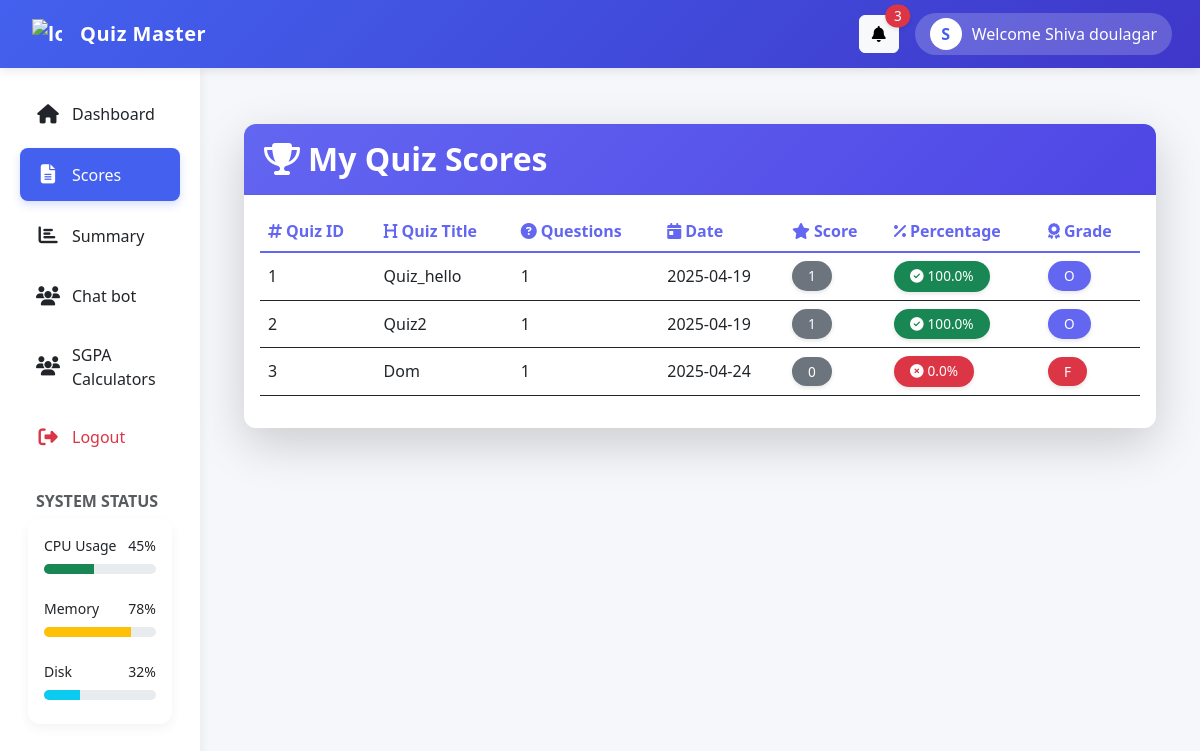
Before: /students/shivadoulager@gmail.com/scores (signed in) with the older database file.
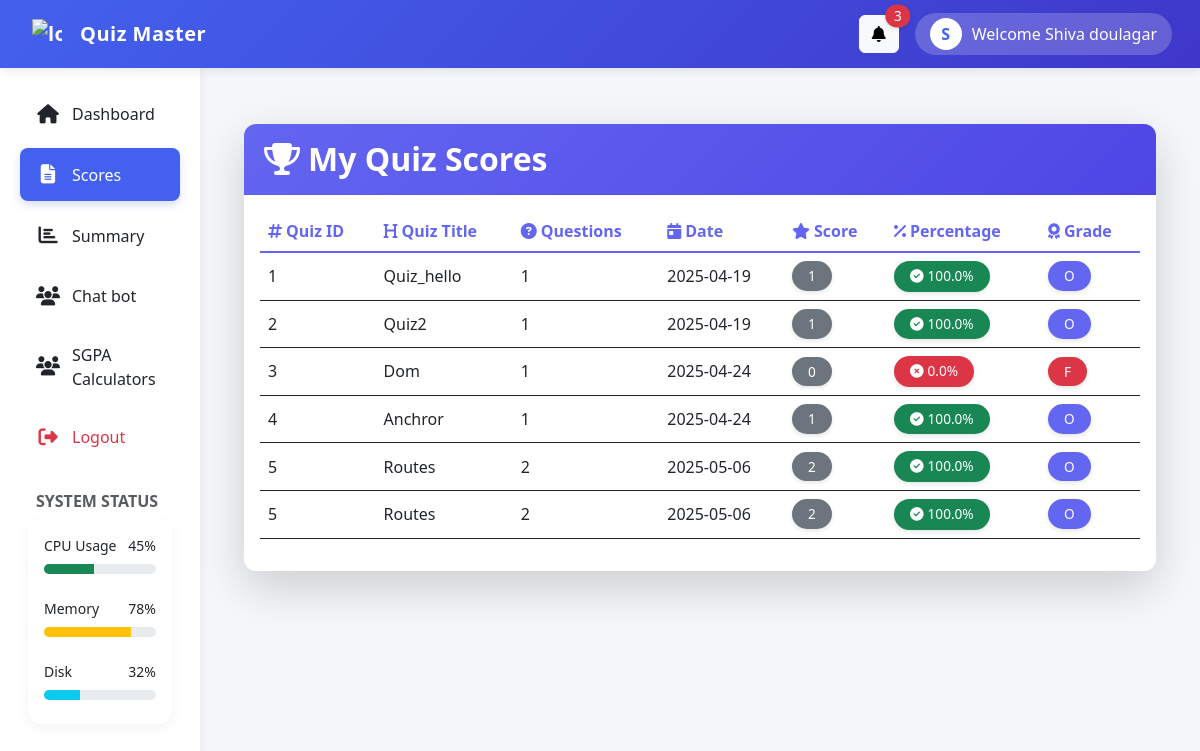
After: the same page with the newer database file.
### models.py (models this page shows, shortened)
class Users(db.Model):
    __tablename__ = 'users'
    id = db.Column(db.Integer, primary_key=True, autoincrement=True)
    mail = db.Column(db.String(50), nullable=False, unique=True)
    password = db.Column(db.String(50), nullable=False)
    fullname = db.Column(db.String(50), nullable=False)
    qualification = db.Column(db.String(50), nullable=False)
    dob = db.Column(db.DateTime, default=datetime.utcnow)

class Scores(db.Model):
    __tablename__ = 'scores'
    id = db.Column(db.Integer, primary_key=True, autoincrement=True)
    quiz_id = db.Column(db.Integer, db.ForeignKey('quiz.id'), nullable=False)
    user_id = db.Column(db.Integer, db.ForeignKey('users.id'), nullable=False)
    time = db.Column(db.DateTime, default=datetime.utcnow)
    total_score = db.Column(db.Integer, nullable=False)
    number_of_questions = db.Column(db.Integer, nullable=False)
    quiz = db.relationship('Quiz', backref='scores')
    user = db.relationship('Users', backref='scores')

class Quiz(db.Model):
    __tablename__ = 'quiz'
    id = db.Column(db.Integer, primary_key=True, autoincrement=True)
    chapter_id = db.Column(db.Integer, db.ForeignKey('chapters.id'), nullable=False)
    quiz_title = db.Column(db.String(50), nullable=False,default="Unnamed Quiz")
    date_of_quiz = db.Column(db.DateTime, default=datetime.utcnow)
    time_duration = db.Column(db.Integer, nullable=False)
    remarks = db.Column(db.String(255), nullable=True)
    chapter = db.relationship('Chapter', backref='quiz')

### students/students.py (the view)
@students_bp.route("/<mail>/scores")
def scores(mail):
    if "user" not in session or session["user"]["role"] != "student":
                flash("Access denied! Please log in as a student.")
                return redirect(url_for("signin"))
    try:
        db = sqlite3.connect("instance/quiz_master.db")
        cur = db.cursor()
        cur.execute(
            """
                SELECT scores.quiz_id,scores.total_score,number_of_questions,scores.time,quiz.quiz_title
                    FROM scores
                    JOIN users on users.id  = scores.user_id
                    JOIN quiz on quiz.id = scores.quiz_id
                    WHERE users.mail = ?
        """,
            (mail,),
        )
        data = cur.fetchall()
        name = user_name(mail)
        return render_template("scores.html", mail=mail, data=data,name = name[0],title = "Scores")
    except Exception as e:
        flash(f"Error:{e}")
        return redirect(url_for("student_dashboard", mail=mail))
    finally:
        if db is not None:
            db.close()

### app.py (called while the page is built)
@app.before_request
def session_timeout():
    session.permanent = True
    app.permanent_session_lifetime = timedelta(minutes=30)  # Set timeout duration

### students/students.py (called while the page is built)
def user_name(mail):
    db = None
    try:
        if "user" not in session or session["user"]["role"] != "student":
            flash("Access denied! Please log in as a student.")
            return redirect(url_for("signin"))
        db = sqlite3.connect("instance/quiz_master.db")
        cur = db.cursor()
        name = cur.execute(
                """
                SELECT fullname FROM users WHERE  mail = ?
            """,
                (mail,),
            ).fetchone()
        return name
    except Exception as e:
        print(e)
    finally:
        if db is not None:
            db.close()

### students/templates/scores.html (shortened to what this page needs)
{% extends "stu_dash.html" %}
{% block content %}
<div class="container py-4">
  <div class="card shadow-lg border-0 rounded-lg">
    <div class="card-header bg-gradient-purple text-white py-3">
      <h2 class="mb-0 fw-bold"><i class="fas fa-trophy me-2"></i>My Quiz Scores</h2>
    </div>
    <div class="card-body">
      <div class="table-responsive">
        <table class="table border-0 table-hover">
          <thead class="bg-light">
            <tr>
              <th scope="col" class="fw-bold text-purple"><i class="fas fa-hashtag me-1"></i>Quiz ID</th>
              <th scope="col" class="fw-bold text-purple"><i class="fas fa-heading me-1"></i>Quiz Title</th>
              <th scope="col" class="fw-bold text-purple non"><i class="fas fa-question-circle me-1"></i>Questions</th>
              <th scope="col" class="fw-bold text-purple non"><i class="fas fa-calendar-day me-1"></i>Date</th>
              <th scope="col" class="fw-bold text-purple"><i class="fas fa-star me-1"></i>Score</th>
              <th scope="col" class="fw-bold text-purple"><i class="fas fa-percent me-1"></i>Percentage</th>
              <th scope="col" class="fw-bold text-purple"><i class="fas fa-award me-1"></i>Grade</th>
            </tr>
          </thead>
          <tbody>
            {% for quiz in data %}
            <tr class="align-middle">
              <td class="fw-medium">{{quiz[0]}}</td>
              <td>{{quiz[4] | capitalize}}</td>
              <td class="non">{{quiz[2]}}</td>
              <td class="non">{{quiz[3][:10]}}</td>
              <td>
                <span class="badge bg-secondary px-3 py-2 rounded-pill fw-normal">
                  {{quiz[1]}}
                </span>
              </td>
              {% set score = quiz[1] | int %}
              {% set total = quiz[2] | int %}
              {% set percentage = (score / total * 100) | round(1) if total > 0 else 0 %}
              <td>
                {% if percentage >= 90 %}
                  <span class="badge bg-success px-3 py-2 rounded-pill fw-normal">
                    <i class="fas fa-check-circle me-1"></i>{{percentage}}%
                  </span>
                {% elif percentage >= 70 %}
                  <span class="badge bg-primary px-3 py-2 rounded-pill fw-normal">
                    <i class="fas fa-thumbs-up me-1"></i>{{percentage}}%
                  </span>
                {% elif percentage >= 50 %}
                  <span class="badge bg-warning px-3 py-2 rounded-pill fw-normal text-dark">
                    <i class="fas fa-exclamation-circle me-1"></i>{{percentage}}%
                  </span>
                {% else %}
                  <span class="badge bg-danger px-3 py-2 rounded-pill fw-normal">
                    <i class="fas fa-times-circle me-1"></i>{{percentage}}%
                  </span>
                {% endif %}
              </td>
              <td>
                {% if percentage >= 90 %}
                  <span class="badge bg-purple px-3 py-2 rounded-pill fw-normal">O</span>
                {% elif percentage >= 80 %}
                  <span class="badge bg-success px-3 py-2 rounded-pill fw-normal">A+</span>
                {% elif percentage >= 70 %}
                  <span class="badge bg-success px-3 py-2 rounded-pill fw-normal">A</span>
                {% elif percentage >= 60 %}
                  <span class="badge bg-primary px-3 py-2 rounded-pill fw-normal">B+</span>
                {% elif percentage >= 50 %}
                  <span class="badge bg-info px-3 py-2 rounded-pill fw-normal">B</span>
                {% elif percentage >= 40 %}
                  <span class="badge bg-warning px-3 py-2 rounded-pill fw-normal text-dark">C</span>
                {% else %}
                  <span class="badge bg-danger px-3 py-2 rounded-pill fw-normal">F</span>
                {% endif %}
              </td>
            </tr>
            {% endfor %}
          </tbody>
        </table>
      </div>
    </div>
  </div>
</div>
<link rel="stylesheet" href="https://cdnjs.cloudflare.com/ajax/libs/font-awesome/6.4.0/css/all.min.css">
{% endblock %}

### students/templates/stu_dash.html (shortened to what this page needs)
<!DOCTYPE html>
<html lang="en">
  <head>
    <link href="https://cdn.jsdelivr.net/npm/bootstrap@5.3.0-alpha1/dist/css/bootstrap.min.css" rel="stylesheet">
    <link rel="stylesheet" href="https://cdnjs.cloudflare.com/ajax/libs/font-awesome/6.4.0/css/all.min.css">
    <link rel="stylesheet" href="https://cdnjs.cloudflare.com/ajax/libs/animate.css/4.1.1/animate.min.css">
    <link rel="stylesheet" href="{{ url_for('admin.static', filename='css/style.css') }}">
  </head>
  <body>
    <nav class="navbar navbar-expand-lg sticky-top">
      <div class="container-fluid ps-3 gap-2">
        <div class="navbar-brand">
          <img src="{{url_for('static',filename='images/student.png')}}" alt="logo" width="30" class="d-inline-block align-text-top animate__animated animate__flipInY">
          <span class="ms-2">Quiz Master</span>
        </div>
        <div class="collapse navbar-collapse justify-content-end" id="navbarSupportedContent">
          <div class="dropdown me-3">
            <button class="btn btn-light position-relative" type="button" id="notificationsDropdown" data-bs-toggle="dropdown" aria-expanded="false">
              <i class="fas fa-bell"></i>
              <span class="position-absolute top-0 start-100 translate-middle badge rounded-pill bg-danger">3</span>
            </button>
          </div>
          <div class="profile-dropdown dropdown">
            <button class="dropdown-toggle" type="button" id="profileDropdown" data-bs-toggle="dropdown" aria-expanded="false">
              <div class="avatar">{{name[0]}}</div>
              <span>Welcome {{name|capitalize}}</span>
            </button>
          </div>
        </div>
      </div>
    </nav>
    <div class="container-fluid">
      <div class="row">
        <div class="col-md-3 col-lg-2 d-none d-md-block sidebar">
          <div class="position-sticky">
            <ul class="nav flex-column">
              <li class="nav-item">
                <a class="nav-link {% if request.endpoint == 'students.student_dashboard' %}active{% endif %}" href="{{ url_for('students.student_dashboard', mail=mail)}}">
                  <span class="nav-icon"><i class="fas fa-home"></i></span>
                  <span>Dashboard</span>
                </a>
              </li>
              <li class="nav-item">
                <a class="nav-link {% if request.endpoint == 'students.scores' %}active{% endif %}" href="{{ url_for('students.scores', mail=mail) }}">
                  <span class="nav-icon"><i class="fas fa-file-alt"></i></span>
                  <span>Scores</span>
                </a>
              </li>
              <li class="nav-item">
                <a class="nav-link {% if request.endpoint == 'students.summary' %}active{% endif %}" href="{{ url_for('students.summary', mail=mail) }}">
                  <span class="nav-icon"><i class="fas fa-chart-bar"></i></span>
                  <span>Summary</span>
                </a>
              </li>
              <li class="nav-item">
                <a class="nav-link {% if request.endpoint == 'sgpa.main' %}active{% endif %}" href="{{ url_for('chatbot.home') }}">
                  <span class="nav-icon"><i class="fas fa-users"></i></span>
                  <span>Chat bot</span>
                </a>
              </li>
              <li class="nav-item">
                <a class="nav-link {% if request.endpoint == 'sgpa.main' %}active{% endif %}" href="{{ url_for('sgpa.main', mail=mail) }}">
                  <span class="nav-icon"><i class="fas fa-users"></i></span>
                  <span>SGPA Calculators</span>
                </a>
              </li>
              <li class="nav-item mt-auto">
                <a class="nav-link text-danger" href="{{ url_for('logout') }}">
                  <span class="nav-icon"><i class="fas fa-sign-out-alt"></i></span>
                  <span>Logout</span>
                </a>
              </li>
            </ul>
            <div class="mt-4 px-3">
              <h6 class="text-uppercase text-muted fw-bold fs-7 px-2">System Status</h6>
              <div class="card p-3 mb-2">
                <div class="d-flex justify-content-between align-items-center mb-2">
                  <small>CPU Usage</small>
                  <small>45%</small>
                </div>
                <div class="progress">
                  <div class="progress-bar bg-success" role="progressbar" style="width: 45%"></div>
                </div>
                <div class="d-flex justify-content-between align-items-center mb-2 mt-3">
                  <small>Memory</small>
                  <small>78%</small>
                </div>
                <div class="progress">
                  <div class="progress-bar bg-warning" role="progressbar" style="width: 78%"></div>
                </div>
                <div class="d-flex justify-content-between align-items-center mb-2 mt-3">
                  <small>Disk</small>
                  <small>32%</small>
                </div>
                <div class="progress">
                  <div class="progress-bar bg-info" role="progressbar" style="width: 32%"></div>
                </div>
              </div>
            </div>
          </div>
        </div>
        <div class="col-md-9 col-lg-10 main-content" style="z-index: 10000;">
          <div class="animate__animated animate__fadeIn">
            {% block content %} {% endblock %}
          </div>
        </div>
      </div>
    </div>
  </body>
</html>

### admin/static/css/style.css (style rules this page uses)
body { background: #f8f9fa; }
.row { min-height: 80vh; }
.table th, .table td { vertical-align: middle; }

### students/templates/stu_dash.html (style rules this page uses)
:root { --primary-color: #4361ee; --secondary-color: #3f37c9; --accent-color: #4895ef; --light-color: #f8f9fa; --dark-color: #212529; --success-color: #4caf50; --info-color: #2196f3; --warning-color: #ff9800; --danger-color: #f44336; }
body { font-family: 'Segoe UI', Tahoma, Geneva, Verdana, sans-serif; background-color: #f5f7fa; transition: all 0.3s ease; }
.navbar { background: linear-gradient(135deg, var(--primary-color), var(--secondary-color)); box-shadow: 0 2px 10px rgba(0, 0, 0, 0.1); padding: 0.8rem 1rem; }
.navbar-brand { color: white !important; font-weight: 600; letter-spacing: 0.5px; display: flex; align-items: center; gap: 10px; }
.sidebar { background-color: white; box-shadow: 2px 0 10px rgba(0, 0, 0, 0.05); height: calc(100vh - 56px); position: sticky; top: 56px; padding-top: 1rem; overflow-y: auto; transition: all 0.3s ease; }
.sidebar .nav-link { color: var(--dark-color); padding: 12px 16px; margin: 4px 8px; border-radius: 8px; display: flex; align-items: center; gap: 12px; transition: all 0.2s ease; }
.sidebar .nav-link.active { background-color: var(--primary-color); color: white !important; font-weight: 500; box-shadow: 0 4px 8px rgba(67, 97, 238, 0.2); }
.sidebar .nav-icon { font-size: 1.2rem; width: 24px; text-align: center; }
.main-content { padding: 2rem; animation: fadeIn 0.5s ease; }
.card { border: none; border-radius: 12px; box-shadow: 0 4px 12px rgba(0, 0, 0, 0.05); transition: all 0.3s ease; overflow: hidden; margin-bottom: 1.5rem; }
.card-header { background-color: transparent; border-bottom: 1px solid rgba(0, 0, 0, 0.05); padding: 1.25rem; font-weight: 600; }
.profile-dropdown { position: relative; display: inline-block; }
.profile-dropdown .dropdown-toggle { background: rgba(255, 255, 255, 0.2); border-radius: 50px; padding: 5px 15px; display: flex; align-items: center; gap: 10px; color: white; cursor: pointer; border: none; }
.profile-dropdown .dropdown-toggle:after { display: none; }
.profile-dropdown .avatar { width: 32px; height: 32px; border-radius: 50%; background-color: #fff; display: flex; align-items: center; justify-content: center; color: var(--primary-color); font-weight: bold; }
.progress { height: 10px; border-radius: 5px; overflow: hidden; margin-bottom: 8px; }
.animate__fadeInUp { animation-duration: 0.5s; }

### students/templates/scores.html (style rules this page uses)
:root { --primary-purple: #6366f1; --light-purple: #8287f7; --dark-purple: #4f46e5; --soft-purple: #eef2ff; }
.bg-gradient-purple { background: linear-gradient(135deg, var(--primary-purple) 0%, var(--dark-purple) 100%); }
.bg-purple { background-color: var(--primary-purple); color: white; }
.text-purple { color: var(--primary-purple) !important; }
.card { transition: all 0.3s; border-radius: 12px; overflow: hidden; }
thead tr { border-bottom: 2px solid var(--primary-purple); }
tbody tr { transition: all 0.2s; }
.badge { font-size: 0.85rem; font-weight: 500; box-shadow: 0 2px 4px rgba(0,0,0,0.1); }

Changed rows visible on the page:
now on this page (row unchanged): Scores: quiz "4", quiz_title "Anchror", number_of_questions "1", time "2025-04-24", total_score "1", percentage "100.0", shows "O"
added Scores: quiz "5", quiz_title "Routes", number_of_questions "2", time "2025-05-06", total_score "2", percentage "100.0", shows "O"
added Scores: quiz "5", quiz_title "Routes", number_of_questions "2", time "2025-05-06", total_score "2", percentage "100.0", shows "O"
